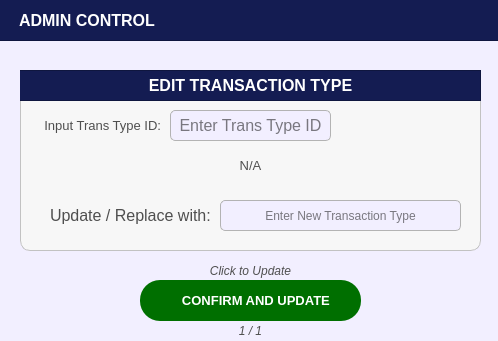
<?xml version="1.0" encoding="UTF-8"?>
<ui version="4.0">
 <class>PopUp_citizenprofileFilterOptions</class>
 <widget class="QDialog" name="PopUp_citizenprofileFilterOptions">
  <property name="geometry">
   <rect>
    <x>0</x>
    <y>0</y>
    <width>498</width>
    <height>341</height>
   </rect>
  </property>
  <property name="sizePolicy">
   <sizepolicy hsizetype="Fixed" vsizetype="Fixed">
    <horstretch>0</horstretch>
    <verstretch>0</verstretch>
   </sizepolicy>
  </property>
  <property name="palette">
   <palette>
    <active>
     <colorrole role="WindowText">
      <brush brushstyle="SolidPattern">
       <color alpha="255">
        <red>255</red>
        <green>255</green>
        <blue>255</blue>
       </color>
      </brush>
     </colorrole>
     <colorrole role="Button">
      <brush brushstyle="SolidPattern">
       <color alpha="255">
        <red>242</red>
        <green>239</green>
        <blue>255</blue>
       </color>
      </brush>
     </colorrole>
     <colorrole role="Light">
      <brush brushstyle="SolidPattern">
       <color alpha="255">
        <red>88</red>
        <green>86</green>
        <blue>150</blue>
       </color>
      </brush>
     </colorrole>
     <colorrole role="Midlight">
      <brush brushstyle="SolidPattern">
       <color alpha="255">
        <red>73</red>
        <green>71</green>
        <blue>125</blue>
       </color>
      </brush>
     </colorrole>
     <colorrole role="Dark">
      <brush brushstyle="SolidPattern">
       <color alpha="255">
        <red>29</red>
        <green>29</green>
        <blue>50</blue>
       </color>
      </brush>
     </colorrole>
     <colorrole role="Mid">
      <brush brushstyle="SolidPattern">
       <color alpha="255">
        <red>39</red>
        <green>38</green>
        <blue>67</blue>
       </color>
      </brush>
     </colorrole>
     <colorrole role="Text">
      <brush brushstyle="SolidPattern">
       <color alpha="255">
        <red>255</red>
        <green>255</green>
        <blue>255</blue>
       </color>
      </brush>
     </colorrole>
     <colorrole role="BrightText">
      <brush brushstyle="SolidPattern">
       <color alpha="255">
        <red>255</red>
        <green>255</green>
        <blue>255</blue>
       </color>
      </brush>
     </colorrole>
     <colorrole role="ButtonText">
      <brush brushstyle="SolidPattern">
       <color alpha="255">
        <red>255</red>
        <green>255</green>
        <blue>255</blue>
       </color>
      </brush>
     </colorrole>
     <colorrole role="Base">
      <brush brushstyle="SolidPattern">
       <color alpha="255">
        <red>242</red>
        <green>239</green>
        <blue>255</blue>
       </color>
      </brush>
     </colorrole>
     <colorrole role="Window">
      <brush brushstyle="SolidPattern">
       <color alpha="255">
        <red>242</red>
        <green>239</green>
        <blue>255</blue>
       </color>
      </brush>
     </colorrole>
     <colorrole role="Shadow">
      <brush brushstyle="SolidPattern">
       <color alpha="255">
        <red>16</red>
        <green>36</green>
        <blue>7</blue>
       </color>
      </brush>
     </colorrole>
     <colorrole role="AlternateBase">
      <brush brushstyle="SolidPattern">
       <color alpha="255">
        <red>29</red>
        <green>28</green>
        <blue>50</blue>
       </color>
      </brush>
     </colorrole>
     <colorrole role="ToolTipBase">
      <brush brushstyle="SolidPattern">
       <color alpha="255">
        <red>255</red>
        <green>255</green>
        <blue>220</blue>
       </color>
      </brush>
     </colorrole>
     <colorrole role="ToolTipText">
      <brush brushstyle="SolidPattern">
       <color alpha="255">
        <red>52</red>
        <green>138</green>
        <blue>46</blue>
       </color>
      </brush>
     </colorrole>
     <colorrole role="PlaceholderText">
      <brush brushstyle="SolidPattern">
       <color alpha="127">
        <red>255</red>
        <green>255</green>
        <blue>255</blue>
       </color>
      </brush>
     </colorrole>
     <colorrole role="Accent">
      <brush brushstyle="SolidPattern">
       <color alpha="255">
        <red>0</red>
        <green>255</green>
        <blue>0</blue>
       </color>
      </brush>
     </colorrole>
    </active>
    <inactive>
     <colorrole role="WindowText">
      <brush brushstyle="SolidPattern">
       <color alpha="255">
        <red>255</red>
        <green>255</green>
        <blue>255</blue>
       </color>
      </brush>
     </colorrole>
     <colorrole role="Button">
      <brush brushstyle="SolidPattern">
       <color alpha="255">
        <red>242</red>
        <green>239</green>
        <blue>255</blue>
       </color>
      </brush>
     </colorrole>
     <colorrole role="Light">
      <brush brushstyle="SolidPattern">
       <color alpha="255">
        <red>88</red>
        <green>86</green>
        <blue>150</blue>
       </color>
      </brush>
     </colorrole>
     <colorrole role="Midlight">
      <brush brushstyle="SolidPattern">
       <color alpha="255">
        <red>73</red>
        <green>71</green>
        <blue>125</blue>
       </color>
      </brush>
     </colorrole>
     <colorrole role="Dark">
      <brush brushstyle="SolidPattern">
       <color alpha="255">
        <red>29</red>
        <green>29</green>
        <blue>50</blue>
       </color>
      </brush>
     </colorrole>
     <colorrole role="Mid">
      <brush brushstyle="SolidPattern">
       <color alpha="255">
        <red>39</red>
        <green>38</green>
        <blue>67</blue>
       </color>
      </brush>
     </colorrole>
     <colorrole role="Text">
      <brush brushstyle="SolidPattern">
       <color alpha="255">
        <red>255</red>
        <green>255</green>
        <blue>255</blue>
       </color>
      </brush>
     </colorrole>
     <colorrole role="BrightText">
      <brush brushstyle="SolidPattern">
       <color alpha="255">
        <red>255</red>
        <green>255</green>
        <blue>255</blue>
       </color>
      </brush>
     </colorrole>
     <colorrole role="ButtonText">
      <brush brushstyle="SolidPattern">
       <color alpha="255">
        <red>255</red>
        <green>255</green>
        <blue>255</blue>
       </color>
      </brush>
     </colorrole>
     <colorrole role="Base">
      <brush brushstyle="SolidPattern">
       <color alpha="255">
        <red>242</red>
        <green>239</green>
        <blue>255</blue>
       </color>
      </brush>
     </colorrole>
     <colorrole role="Window">
      <brush brushstyle="SolidPattern">
       <color alpha="255">
        <red>242</red>
        <green>239</green>
        <blue>255</blue>
       </color>
      </brush>
     </colorrole>
     <colorrole role="Shadow">
      <brush brushstyle="SolidPattern">
       <color alpha="255">
        <red>16</red>
        <green>36</green>
        <blue>7</blue>
       </color>
      </brush>
     </colorrole>
     <colorrole role="AlternateBase">
      <brush brushstyle="SolidPattern">
       <color alpha="255">
        <red>29</red>
        <green>28</green>
        <blue>50</blue>
       </color>
      </brush>
     </colorrole>
     <colorrole role="ToolTipBase">
      <brush brushstyle="SolidPattern">
       <color alpha="255">
        <red>255</red>
        <green>255</green>
        <blue>220</blue>
       </color>
      </brush>
     </colorrole>
     <colorrole role="ToolTipText">
      <brush brushstyle="SolidPattern">
       <color alpha="255">
        <red>52</red>
        <green>138</green>
        <blue>46</blue>
       </color>
      </brush>
     </colorrole>
     <colorrole role="PlaceholderText">
      <brush brushstyle="SolidPattern">
       <color alpha="127">
        <red>255</red>
        <green>255</green>
        <blue>255</blue>
       </color>
      </brush>
     </colorrole>
     <colorrole role="Accent">
      <brush brushstyle="SolidPattern">
       <color alpha="255">
        <red>0</red>
        <green>255</green>
        <blue>0</blue>
       </color>
      </brush>
     </colorrole>
    </inactive>
    <disabled>
     <colorrole role="WindowText">
      <brush brushstyle="SolidPattern">
       <color alpha="255">
        <red>29</red>
        <green>29</green>
        <blue>50</blue>
       </color>
      </brush>
     </colorrole>
     <colorrole role="Button">
      <brush brushstyle="SolidPattern">
       <color alpha="255">
        <red>242</red>
        <green>239</green>
        <blue>255</blue>
       </color>
      </brush>
     </colorrole>
     <colorrole role="Light">
      <brush brushstyle="SolidPattern">
       <color alpha="255">
        <red>88</red>
        <green>86</green>
        <blue>150</blue>
       </color>
      </brush>
     </colorrole>
     <colorrole role="Midlight">
      <brush brushstyle="SolidPattern">
       <color alpha="255">
        <red>73</red>
        <green>71</green>
        <blue>125</blue>
       </color>
      </brush>
     </colorrole>
     <colorrole role="Dark">
      <brush brushstyle="SolidPattern">
       <color alpha="255">
        <red>29</red>
        <green>29</green>
        <blue>50</blue>
       </color>
      </brush>
     </colorrole>
     <colorrole role="Mid">
      <brush brushstyle="SolidPattern">
       <color alpha="255">
        <red>39</red>
        <green>38</green>
        <blue>67</blue>
       </color>
      </brush>
     </colorrole>
     <colorrole role="Text">
      <brush brushstyle="SolidPattern">
       <color alpha="255">
        <red>29</red>
        <green>29</green>
        <blue>50</blue>
       </color>
      </brush>
     </colorrole>
     <colorrole role="BrightText">
      <brush brushstyle="SolidPattern">
       <color alpha="255">
        <red>255</red>
        <green>255</green>
        <blue>255</blue>
       </color>
      </brush>
     </colorrole>
     <colorrole role="ButtonText">
      <brush brushstyle="SolidPattern">
       <color alpha="255">
        <red>29</red>
        <green>29</green>
        <blue>50</blue>
       </color>
      </brush>
     </colorrole>
     <colorrole role="Base">
      <brush brushstyle="SolidPattern">
       <color alpha="255">
        <red>242</red>
        <green>239</green>
        <blue>255</blue>
       </color>
      </brush>
     </colorrole>
     <colorrole role="Window">
      <brush brushstyle="SolidPattern">
       <color alpha="255">
        <red>242</red>
        <green>239</green>
        <blue>255</blue>
       </color>
      </brush>
     </colorrole>
     <colorrole role="Shadow">
      <brush brushstyle="SolidPattern">
       <color alpha="255">
        <red>16</red>
        <green>36</green>
        <blue>7</blue>
       </color>
      </brush>
     </colorrole>
     <colorrole role="AlternateBase">
      <brush brushstyle="SolidPattern">
       <color alpha="255">
        <red>59</red>
        <green>57</green>
        <blue>100</blue>
       </color>
      </brush>
     </colorrole>
     <colorrole role="ToolTipBase">
      <brush brushstyle="SolidPattern">
       <color alpha="255">
        <red>255</red>
        <green>255</green>
        <blue>220</blue>
       </color>
      </brush>
     </colorrole>
     <colorrole role="ToolTipText">
      <brush brushstyle="SolidPattern">
       <color alpha="255">
        <red>52</red>
        <green>138</green>
        <blue>46</blue>
       </color>
      </brush>
     </colorrole>
     <colorrole role="PlaceholderText">
      <brush brushstyle="SolidPattern">
       <color alpha="127">
        <red>29</red>
        <green>29</green>
        <blue>50</blue>
       </color>
      </brush>
     </colorrole>
     <colorrole role="Accent">
      <brush brushstyle="SolidPattern">
       <color alpha="255">
        <red>0</red>
        <green>255</green>
        <blue>0</blue>
       </color>
      </brush>
     </colorrole>
    </disabled>
   </palette>
  </property>
  <property name="cursor">
   <cursorShape>PointingHandCursor</cursorShape>
  </property>
  <property name="windowTitle">
   <string>Dialog</string>
  </property>
  <property name="styleSheet">
   <string notr="true">#PopUp_citizenprofileFilterOptions{
	background-color: #f2efff;
}</string>
  </property>
  <widget class="QFrame" name="basePopUpTitleFrame">
   <property name="geometry">
    <rect>
     <x>-1</x>
     <y>-10</y>
     <width>501</width>
     <height>51</height>
    </rect>
   </property>
   <property name="styleSheet">
    <string notr="true">#basePopUpTitleFrame {
	background-color: #141c52;
}</string>
   </property>
   <property name="frameShape">
    <enum>QFrame::Shape::StyledPanel</enum>
   </property>
   <property name="frameShadow">
    <enum>QFrame::Shadow::Raised</enum>
   </property>
   <widget class="QLabel" name="label_titleFilterOptions">
    <property name="geometry">
     <rect>
      <x>20</x>
      <y>10</y>
      <width>311</width>
      <height>41</height>
     </rect>
    </property>
    <property name="font">
     <font>
      <family>Arial</family>
      <pointsize>12</pointsize>
      <bold>true</bold>
     </font>
    </property>
    <property name="styleSheet">
     <string notr="true">#label_titleFilterOptions {
	background-color: transparent;
	color: #FFFFFF;
}
</string>
    </property>
    <property name="text">
     <string>ADMIN CONTROL</string>
    </property>
    <property name="alignment">
     <set>Qt::AlignmentFlag::AlignLeading|Qt::AlignmentFlag::AlignLeft|Qt::AlignmentFlag::AlignVCenter</set>
    </property>
   </widget>
  </widget>
  <widget class="QFrame" name="basePopUpBodyFrame_2">
   <property name="geometry">
    <rect>
     <x>20</x>
     <y>70</y>
     <width>461</width>
     <height>181</height>
    </rect>
   </property>
   <property name="styleSheet">
    <string notr="true">#basePopUpBodyFrame_2 {
	background-color: rgb(247, 247, 247);
	border: 1px solid rgb(194, 194, 194);
	border-radius: 10px;
}</string>
   </property>
   <property name="frameShape">
    <enum>QFrame::Shape::StyledPanel</enum>
   </property>
   <property name="frameShadow">
    <enum>QFrame::Shadow::Raised</enum>
   </property>
   <widget class="QFrame" name="basePopUpTitleFrame_2">
    <property name="geometry">
     <rect>
      <x>-10</x>
      <y>0</y>
      <width>471</width>
      <height>31</height>
     </rect>
    </property>
    <property name="styleSheet">
     <string notr="true">#basePopUpTitleFrame_2 {
	background-color: #141c52;
}</string>
    </property>
    <property name="frameShape">
     <enum>QFrame::Shape::StyledPanel</enum>
    </property>
    <property name="frameShadow">
     <enum>QFrame::Shadow::Raised</enum>
    </property>
    <widget class="QLabel" name="label_title">
     <property name="geometry">
      <rect>
       <x>40</x>
       <y>0</y>
       <width>401</width>
       <height>31</height>
      </rect>
     </property>
     <property name="font">
      <font>
       <family>Arial</family>
       <pointsize>12</pointsize>
       <bold>true</bold>
      </font>
     </property>
     <property name="styleSheet">
      <string notr="true">#label_title{
	background-color:transparent;
	color: rgb(255, 255, 255);
}</string>
     </property>
     <property name="text">
      <string>EDIT TRANSACTION TYPE</string>
     </property>
     <property name="alignment">
      <set>Qt::AlignmentFlag::AlignCenter</set>
     </property>
    </widget>
   </widget>
   <widget class="QLineEdit" name="AdmnCon_Input_trans">
    <property name="geometry">
     <rect>
      <x>200</x>
      <y>130</y>
      <width>241</width>
      <height>31</height>
     </rect>
    </property>
    <property name="font">
     <font>
      <family>Arial</family>
      <pointsize>9</pointsize>
     </font>
    </property>
    <property name="styleSheet">
     <string notr="true">#AdmnCon_Input_trans{
	border: 1px solid #b3b3b3;  /* Black border */
    border-radius: 5px;        /* Rounded corners */
    padding: 5px;               /* Inner spacing */
    background-color: #f2efff;  /* Gray background */
    color: #000000; 
}

</string>
    </property>
    <property name="text">
     <string/>
    </property>
    <property name="maxLength">
     <number>35</number>
    </property>
    <property name="alignment">
     <set>Qt::AlignmentFlag::AlignCenter</set>
    </property>
    <property name="placeholderText">
     <string>Enter New Transaction Type</string>
    </property>
   </widget>
   <widget class="QLabel" name="register_citizen_labelHomeNumber">
    <property name="geometry">
     <rect>
      <x>30</x>
      <y>130</y>
      <width>161</width>
      <height>31</height>
     </rect>
    </property>
    <property name="font">
     <font>
      <family>Arial</family>
      <pointsize>12</pointsize>
     </font>
    </property>
    <property name="styleSheet">
     <string notr="true">#register_citizen_labelHomeNumber{
	background-color:transparent;
	color:#4f4f4f;
}</string>
    </property>
    <property name="text">
     <string>Update / Replace with:</string>
    </property>
    <property name="alignment">
     <set>Qt::AlignmentFlag::AlignLeading|Qt::AlignmentFlag::AlignLeft|Qt::AlignmentFlag::AlignVCenter</set>
    </property>
   </widget>
   <widget class="QLineEdit" name="input_id_search">
    <property name="geometry">
     <rect>
      <x>150</x>
      <y>40</y>
      <width>161</width>
      <height>31</height>
     </rect>
    </property>
    <property name="font">
     <font>
      <family>Arial</family>
      <pointsize>12</pointsize>
     </font>
    </property>
    <property name="styleSheet">
     <string notr="true">#input_id_search{
	border: 1px solid #b3b3b3;  /* Black border */
    border-radius: 5px;        /* Rounded corners */
    padding: 5px;               /* Inner spacing */
    background-color: #f2efff;  /* Gray background */
    color: #000000; 
}

</string>
    </property>
    <property name="text">
     <string/>
    </property>
    <property name="maxLength">
     <number>35</number>
    </property>
    <property name="alignment">
     <set>Qt::AlignmentFlag::AlignCenter</set>
    </property>
    <property name="placeholderText">
     <string>Enter Trans Type ID</string>
    </property>
   </widget>
   <widget class="QLabel" name="display_searched">
    <property name="geometry">
     <rect>
      <x>0</x>
      <y>80</y>
      <width>461</width>
      <height>31</height>
     </rect>
    </property>
    <property name="font">
     <font>
      <family>Arial</family>
      <pointsize>10</pointsize>
     </font>
    </property>
    <property name="styleSheet">
     <string notr="true">#display_searched{
	background-color:transparent;
	color:#4f4f4f;
}</string>
    </property>
    <property name="text">
     <string>N/A</string>
    </property>
    <property name="alignment">
     <set>Qt::AlignmentFlag::AlignCenter</set>
    </property>
   </widget>
   <widget class="QLabel" name="label_comment">
    <property name="geometry">
     <rect>
      <x>20</x>
      <y>40</y>
      <width>121</width>
      <height>31</height>
     </rect>
    </property>
    <property name="font">
     <font>
      <family>Arial</family>
      <pointsize>10</pointsize>
     </font>
    </property>
    <property name="styleSheet">
     <string notr="true">#label_comment{
	background-color:transparent;
	color:#4f4f4f;
}</string>
    </property>
    <property name="text">
     <string>Input Trans Type ID:</string>
    </property>
    <property name="alignment">
     <set>Qt::AlignmentFlag::AlignRight|Qt::AlignmentFlag::AlignTrailing|Qt::AlignmentFlag::AlignVCenter</set>
    </property>
   </widget>
  </widget>
  <widget class="QPushButton" name="register_buttonConfirmHousehold_SaveForm">
   <property name="geometry">
    <rect>
     <x>140</x>
     <y>280</y>
     <width>221</width>
     <height>41</height>
    </rect>
   </property>
   <property name="font">
    <font>
     <family>Arial</family>
     <pointsize>10</pointsize>
     <bold>true</bold>
    </font>
   </property>
   <property name="cursor">
    <cursorShape>PointingHandCursor</cursorShape>
   </property>
   <property name="styleSheet">
    <string notr="true">#register_buttonConfirmHousehold_SaveForm {
    background-color: #006f00;
    color: white;
    border-radius: 20px;
    padding: 10px; /* Optional: Adjusts spacing inside the button */
}
#register_buttonConfirmHousehold_SaveForm:hover {
    background-color: #00a600; /* Slightly lighter blue when hovered */
}
#register_buttonConfirmHousehold_SaveForm:pressed {
    background-color: #005d00; /* Darker blue when clicked */
}</string>
   </property>
   <property name="text">
    <string>   CONFIRM AND UPDATE</string>
   </property>
   <property name="icon">
    <iconset>
     <normaloff>../../../Assets/FuncIcons/icon_confirm.svg</normaloff>../../../Assets/FuncIcons/icon_confirm.svg</iconset>
   </property>
   <property name="iconSize">
    <size>
     <width>30</width>
     <height>30</height>
    </size>
   </property>
  </widget>
  <widget class="QLabel" name="progress">
   <property name="geometry">
    <rect>
     <x>200</x>
     <y>320</y>
     <width>101</width>
     <height>21</height>
    </rect>
   </property>
   <property name="font">
    <font>
     <family>Arial</family>
     <pointsize>9</pointsize>
     <italic>true</italic>
     <bold>false</bold>
    </font>
   </property>
   <property name="styleSheet">
    <string notr="true">#progress {
	background-color: transparent;
	color: #4f4f4f;
}
</string>
   </property>
   <property name="text">
    <string>1 / 1</string>
   </property>
   <property name="alignment">
    <set>Qt::AlignmentFlag::AlignCenter</set>
   </property>
  </widget>
  <widget class="QLabel" name="notenote">
   <property name="geometry">
    <rect>
     <x>140</x>
     <y>260</y>
     <width>221</width>
     <height>21</height>
    </rect>
   </property>
   <property name="font">
    <font>
     <family>Arial</family>
     <pointsize>9</pointsize>
     <italic>true</italic>
     <bold>false</bold>
    </font>
   </property>
   <property name="styleSheet">
    <string notr="true">#notenote {
	background-color: transparent;
	color: #4f4f4f;
}
</string>
   </property>
   <property name="text">
    <string>Click to Update</string>
   </property>
   <property name="alignment">
    <set>Qt::AlignmentFlag::AlignCenter</set>
   </property>
  </widget>
 </widget>
 <resources/>
 <connections/>
</ui>
